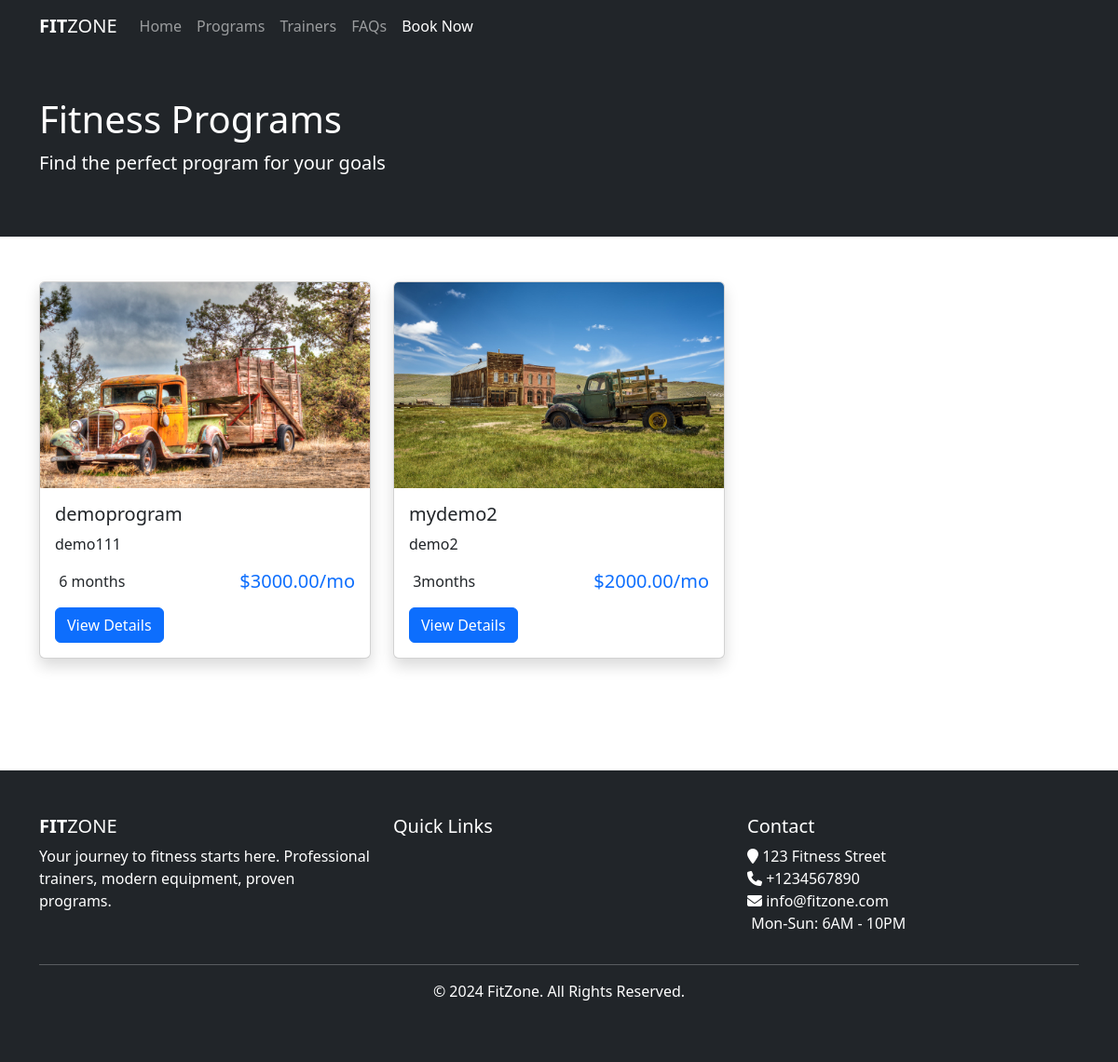
Screenshot of /programs/ with the database file from the repository.
### gym/models.py (models this page shows, shortened)
class Program(models.Model):
    title = models.CharField(max_length=120)
    description = models.TextField()
    features = models.ManyToManyField('Feature',blank=True)
    thumbnail = models.ImageField(upload_to='programs/')
    cover = models.ImageField(upload_to='programs/')
    image1 = models.ImageField(upload_to='programs/', blank = True , null = True)
    image2 = models.ImageField(upload_to='programs/', blank = True , null = True)
    duration = models.CharField(max_length=50, help_text="e.g., 3 months, 6 weeks")
    price = models.DecimalField(max_digits=8, decimal_places=2, null = True,blank = True)

### gym/views.py (the view)
# urls.py: path('programs/',views.ProgramListView.as_view(),name='programs'),
class ProgramListView(ListView):
    template_name = 'gym/programs.html'
    queryset = Program.objects.all()
    context_object_name="programs_list"

### templates/gym/programs.html (shortened to what this page needs)
{% extends 'base.html' %}
{% block maincontent %}
<div class="inner-banner bg-dark text-white py-5">
    <div class="container">
        <h1>Fitness Programs</h1>
        <p class="lead">Find the perfect program for your goals</p>
    </div>
</div>
<div class="main-content py-5">
    <div class="container">
        <div class="row">
            {% for program in object_list %}
            <div class="col-md-4 mb-4">
                <div class="card h-100 shadow">
                    <img src="{{ program.thumbnail.url }}" class="card-img-top" alt="{{ program.title }}">
                    <div class="card-body">
                        <h5 class="card-title">{{ program.title }}</h5>
                        <p class="card-text">{{ program.description|truncatewords:25 }}</p>
                        <div class="d-flex justify-content-between align-items-center mb-3">
                            <span> {{ program.duration }}</span>
                            {% if program.price %}
                            <span class="h5 text-primary mb-0">${{ program.price }}/mo</span>
                            {% endif %}
                        </div>
                        <a href="{% url 'gym:program_details' program.id %}" class="btn btn-primary btn-block">View Details</a>
                    </div>
                </div>
            </div>
            {% endfor %}
        </div>
    </div>
</div>
{% endblock %}

### rows the page displays
Program: thumbnail (picture), title "demoprogram", description "demo111", duration "6 months", price "3000.00"
Program: thumbnail (picture), title "mydemo2", description "demo2", duration "3months", price "2000.00"
